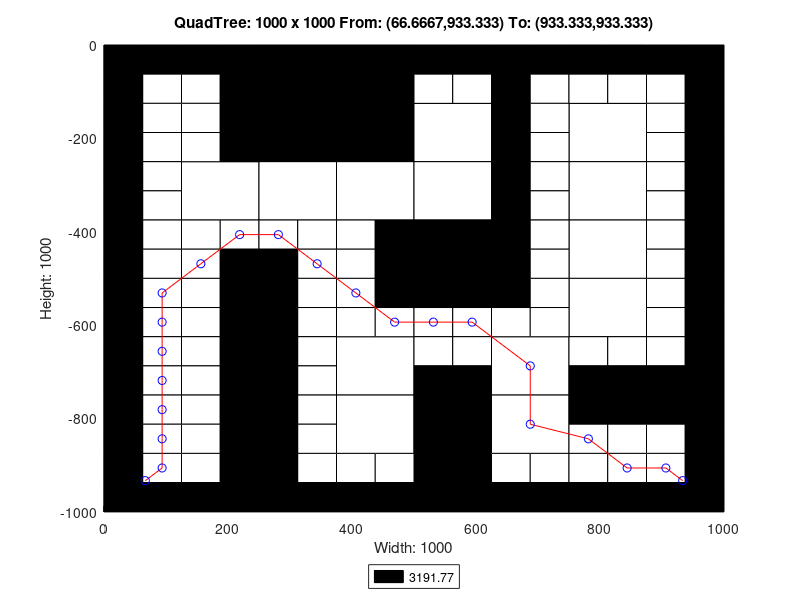

Write the MATLAB code that produced this figure.
axis([0 1000 -1000 0]);
title('QuadTree: 1000 x 1000 From: (66.6667,933.333) To: (933.333,933.333)');
xlabel('Width: 1000');
ylabel('Height: 1000');
rectangle('Position',[250 -250 250 250], 'FaceColor',[0 0 0]);
rectangle('Position',[125 -375 125 125], 'FaceColor',[1 1 1]);
rectangle('Position',[250 -375 125 125], 'FaceColor',[1 1 1]);
rectangle('Position',[375 -375 125 125], 'FaceColor',[1 1 1]);
rectangle('Position',[500 -250 125 125], 'FaceColor',[1 1 1]);
rectangle('Position',[750 -250 125 125], 'FaceColor',[1 1 1]);
rectangle('Position',[500 -375 125 125], 'FaceColor',[1 1 1]);
rectangle('Position',[500 -500 125 125], 'FaceColor',[0 0 0]);
rectangle('Position',[750 -375 125 125], 'FaceColor',[1 1 1]);
rectangle('Position',[750 -500 125 125], 'FaceColor',[1 1 1]);
rectangle('Position',[375 -750 125 125], 'FaceColor',[1 1 1]);
rectangle('Position',[375 -875 125 125], 'FaceColor',[1 1 1]);
rectangle('Position',[625 -750 125 125], 'FaceColor',[1 1 1]);
rectangle('Position',[750 -625 125 125], 'FaceColor',[1 1 1]);
rectangle('Position',[500 -875 125 125], 'FaceColor',[0 0 0]);
rectangle('Position',[625 -875 125 125], 'FaceColor',[1 1 1]);
rectangle('Position',[500 -1000 125 125], 'FaceColor',[0 0 0]);
rectangle('Position',[0 -62.5 62.5 62.5], 'FaceColor',[0 0 0]);
rectangle('Position',[62.5 -62.5 62.5 62.5], 'FaceColor',[0 0 0]);
rectangle('Position',[0 -125 62.5 62.5], 'FaceColor',[0 0 0]);
rectangle('Position',[62.5 -125 62.5 62.5], 'FaceColor',[1 1 1]);
rectangle('Position',[125 -62.5 62.5 62.5], 'FaceColor',[0 0 0]);
rectangle('Position',[187.5 -62.5 62.5 62.5], 'FaceColor',[0 0 0]);
rectangle('Position',[125 -125 62.5 62.5], 'FaceColor',[1 1 1]);
rectangle('Position',[187.5 -125 62.5 62.5], 'FaceColor',[0 0 0]);
rectangle('Position',[0 -187.5 62.5 62.5], 'FaceColor',[0 0 0]);
rectangle('Position',[62.5 -187.5 62.5 62.5], 'FaceColor',[1 1 1]);
rectangle('Position',[0 -250 62.5 62.5], 'FaceColor',[0 0 0]);
rectangle('Position',[62.5 -250 62.5 62.5], 'FaceColor',[1 1 1]);
rectangle('Position',[125 -187.5 62.5 62.5], 'FaceColor',[1 1 1]);
rectangle('Position',[187.5 -187.5 62.5 62.5], 'FaceColor',[0 0 0]);
rectangle('Position',[125 -250 62.5 62.5], 'FaceColor',[1 1 1]);
rectangle('Position',[187.5 -250 62.5 62.5], 'FaceColor',[0 0 0]);
rectangle('Position',[0 -312.5 62.5 62.5], 'FaceColor',[0 0 0]);
rectangle('Position',[62.5 -312.5 62.5 62.5], 'FaceColor',[1 1 1]);
rectangle('Position',[0 -375 62.5 62.5], 'FaceColor',[0 0 0]);
rectangle('Position',[62.5 -375 62.5 62.5], 'FaceColor',[1 1 1]);
rectangle('Position',[0 -437.5 62.5 62.5], 'FaceColor',[0 0 0]);
rectangle('Position',[62.5 -437.5 62.5 62.5], 'FaceColor',[1 1 1]);
rectangle('Position',[0 -500 62.5 62.5], 'FaceColor',[0 0 0]);
rectangle('Position',[62.5 -500 62.5 62.5], 'FaceColor',[1 1 1]);
rectangle('Position',[125 -437.5 62.5 62.5], 'FaceColor',[1 1 1]);
rectangle('Position',[187.5 -437.5 62.5 62.5], 'FaceColor',[1 1 1]);
rectangle('Position',[125 -500 62.5 62.5], 'FaceColor',[1 1 1]);
rectangle('Position',[187.5 -500 62.5 62.5], 'FaceColor',[0 0 0]);
rectangle('Position',[250 -437.5 62.5 62.5], 'FaceColor',[1 1 1]);
rectangle('Position',[312.5 -437.5 62.5 62.5], 'FaceColor',[1 1 1]);
rectangle('Position',[250 -500 62.5 62.5], 'FaceColor',[0 0 0]);
rectangle('Position',[312.5 -500 62.5 62.5], 'FaceColor',[1 1 1]);
rectangle('Position',[375 -437.5 62.5 62.5], 'FaceColor',[1 1 1]);
rectangle('Position',[437.5 -437.5 62.5 62.5], 'FaceColor',[0 0 0]);
rectangle('Position',[375 -500 62.5 62.5], 'FaceColor',[1 1 1]);
rectangle('Position',[437.5 -500 62.5 62.5], 'FaceColor',[0 0 0]);
rectangle('Position',[500 -62.5 62.5 62.5], 'FaceColor',[0 0 0]);
rectangle('Position',[562.5 -62.5 62.5 62.5], 'FaceColor',[0 0 0]);
rectangle('Position',[500 -125 62.5 62.5], 'FaceColor',[1 1 1]);
rectangle('Position',[562.5 -125 62.5 62.5], 'FaceColor',[1 1 1]);
rectangle('Position',[625 -62.5 62.5 62.5], 'FaceColor',[0 0 0]);
rectangle('Position',[687.5 -62.5 62.5 62.5], 'FaceColor',[0 0 0]);
rectangle('Position',[625 -125 62.5 62.5], 'FaceColor',[0 0 0]);
rectangle('Position',[687.5 -125 62.5 62.5], 'FaceColor',[1 1 1]);
rectangle('Position',[625 -187.5 62.5 62.5], 'FaceColor',[0 0 0]);
rectangle('Position',[687.5 -187.5 62.5 62.5], 'FaceColor',[1 1 1]);
rectangle('Position',[625 -250 62.5 62.5], 'FaceColor',[0 0 0]);
rectangle('Position',[687.5 -250 62.5 62.5], 'FaceColor',[1 1 1]);
rectangle('Position',[750 -62.5 62.5 62.5], 'FaceColor',[0 0 0]);
rectangle('Position',[812.5 -62.5 62.5 62.5], 'FaceColor',[0 0 0]);
rectangle('Position',[750 -125 62.5 62.5], 'FaceColor',[1 1 1]);
rectangle('Position',[812.5 -125 62.5 62.5], 'FaceColor',[1 1 1]);
rectangle('Position',[875 -62.5 62.5 62.5], 'FaceColor',[0 0 0]);
rectangle('Position',[937.5 -62.5 62.5 62.5], 'FaceColor',[0 0 0]);
rectangle('Position',[875 -125 62.5 62.5], 'FaceColor',[1 1 1]);
rectangle('Position',[937.5 -125 62.5 62.5], 'FaceColor',[0 0 0]);
rectangle('Position',[875 -187.5 62.5 62.5], 'FaceColor',[1 1 1]);
rectangle('Position',[937.5 -187.5 62.5 62.5], 'FaceColor',[0 0 0]);
rectangle('Position',[875 -250 62.5 62.5], 'FaceColor',[1 1 1]);
rectangle('Position',[937.5 -250 62.5 62.5], 'FaceColor',[0 0 0]);
rectangle('Position',[625 -312.5 62.5 62.5], 'FaceColor',[0 0 0]);
rectangle('Position',[687.5 -312.5 62.5 62.5], 'FaceColor',[1 1 1]);
rectangle('Position',[625 -375 62.5 62.5], 'FaceColor',[0 0 0]);
rectangle('Position',[687.5 -375 62.5 62.5], 'FaceColor',[1 1 1]);
rectangle('Position',[625 -437.5 62.5 62.5], 'FaceColor',[0 0 0]);
rectangle('Position',[687.5 -437.5 62.5 62.5], 'FaceColor',[1 1 1]);
rectangle('Position',[625 -500 62.5 62.5], 'FaceColor',[0 0 0]);
rectangle('Position',[687.5 -500 62.5 62.5], 'FaceColor',[1 1 1]);
rectangle('Position',[875 -312.5 62.5 62.5], 'FaceColor',[1 1 1]);
rectangle('Position',[937.5 -312.5 62.5 62.5], 'FaceColor',[0 0 0]);
rectangle('Position',[875 -375 62.5 62.5], 'FaceColor',[1 1 1]);
rectangle('Position',[937.5 -375 62.5 62.5], 'FaceColor',[0 0 0]);
rectangle('Position',[875 -437.5 62.5 62.5], 'FaceColor',[1 1 1]);
rectangle('Position',[937.5 -437.5 62.5 62.5], 'FaceColor',[0 0 0]);
rectangle('Position',[875 -500 62.5 62.5], 'FaceColor',[1 1 1]);
rectangle('Position',[937.5 -500 62.5 62.5], 'FaceColor',[0 0 0]);
rectangle('Position',[0 -562.5 62.5 62.5], 'FaceColor',[0 0 0]);
rectangle('Position',[62.5 -562.5 62.5 62.5], 'FaceColor',[1 1 1]);
rectangle('Position',[0 -625 62.5 62.5], 'FaceColor',[0 0 0]);
rectangle('Position',[62.5 -625 62.5 62.5], 'FaceColor',[1 1 1]);
rectangle('Position',[125 -562.5 62.5 62.5], 'FaceColor',[1 1 1]);
rectangle('Position',[187.5 -562.5 62.5 62.5], 'FaceColor',[0 0 0]);
rectangle('Position',[125 -625 62.5 62.5], 'FaceColor',[1 1 1]);
rectangle('Position',[187.5 -625 62.5 62.5], 'FaceColor',[0 0 0]);
rectangle('Position',[0 -687.5 62.5 62.5], 'FaceColor',[0 0 0]);
rectangle('Position',[62.5 -687.5 62.5 62.5], 'FaceColor',[1 1 1]);
rectangle('Position',[0 -750 62.5 62.5], 'FaceColor',[0 0 0]);
rectangle('Position',[62.5 -750 62.5 62.5], 'FaceColor',[1 1 1]);
rectangle('Position',[125 -687.5 62.5 62.5], 'FaceColor',[1 1 1]);
rectangle('Position',[187.5 -687.5 62.5 62.5], 'FaceColor',[0 0 0]);
rectangle('Position',[125 -750 62.5 62.5], 'FaceColor',[1 1 1]);
rectangle('Position',[187.5 -750 62.5 62.5], 'FaceColor',[0 0 0]);
rectangle('Position',[250 -562.5 62.5 62.5], 'FaceColor',[0 0 0]);
rectangle('Position',[312.5 -562.5 62.5 62.5], 'FaceColor',[1 1 1]);
rectangle('Position',[250 -625 62.5 62.5], 'FaceColor',[0 0 0]);
rectangle('Position',[312.5 -625 62.5 62.5], 'FaceColor',[1 1 1]);
rectangle('Position',[375 -562.5 62.5 62.5], 'FaceColor',[1 1 1]);
rectangle('Position',[437.5 -562.5 62.5 62.5], 'FaceColor',[0 0 0]);
rectangle('Position',[375 -625 62.5 62.5], 'FaceColor',[1 1 1]);
rectangle('Position',[437.5 -625 62.5 62.5], 'FaceColor',[1 1 1]);
rectangle('Position',[250 -687.5 62.5 62.5], 'FaceColor',[0 0 0]);
rectangle('Position',[312.5 -687.5 62.5 62.5], 'FaceColor',[1 1 1]);
rectangle('Position',[250 -750 62.5 62.5], 'FaceColor',[0 0 0]);
rectangle('Position',[312.5 -750 62.5 62.5], 'FaceColor',[1 1 1]);
rectangle('Position',[0 -812.5 62.5 62.5], 'FaceColor',[0 0 0]);
rectangle('Position',[62.5 -812.5 62.5 62.5], 'FaceColor',[1 1 1]);
rectangle('Position',[0 -875 62.5 62.5], 'FaceColor',[0 0 0]);
rectangle('Position',[62.5 -875 62.5 62.5], 'FaceColor',[1 1 1]);
rectangle('Position',[125 -812.5 62.5 62.5], 'FaceColor',[1 1 1]);
rectangle('Position',[187.5 -812.5 62.5 62.5], 'FaceColor',[0 0 0]);
rectangle('Position',[125 -875 62.5 62.5], 'FaceColor',[1 1 1]);
rectangle('Position',[187.5 -875 62.5 62.5], 'FaceColor',[0 0 0]);
rectangle('Position',[0 -937.5 62.5 62.5], 'FaceColor',[0 0 0]);
rectangle('Position',[62.5 -937.5 62.5 62.5], 'FaceColor',[1 1 1]);
rectangle('Position',[0 -1000 62.5 62.5], 'FaceColor',[0 0 0]);
rectangle('Position',[62.5 -1000 62.5 62.5], 'FaceColor',[0 0 0]);
rectangle('Position',[125 -937.5 62.5 62.5], 'FaceColor',[1 1 1]);
rectangle('Position',[187.5 -937.5 62.5 62.5], 'FaceColor',[0 0 0]);
rectangle('Position',[125 -1000 62.5 62.5], 'FaceColor',[0 0 0]);
rectangle('Position',[187.5 -1000 62.5 62.5], 'FaceColor',[0 0 0]);
rectangle('Position',[250 -812.5 62.5 62.5], 'FaceColor',[0 0 0]);
rectangle('Position',[312.5 -812.5 62.5 62.5], 'FaceColor',[1 1 1]);
rectangle('Position',[250 -875 62.5 62.5], 'FaceColor',[0 0 0]);
rectangle('Position',[312.5 -875 62.5 62.5], 'FaceColor',[1 1 1]);
rectangle('Position',[250 -937.5 62.5 62.5], 'FaceColor',[0 0 0]);
rectangle('Position',[312.5 -937.5 62.5 62.5], 'FaceColor',[1 1 1]);
rectangle('Position',[250 -1000 62.5 62.5], 'FaceColor',[0 0 0]);
rectangle('Position',[312.5 -1000 62.5 62.5], 'FaceColor',[0 0 0]);
rectangle('Position',[375 -937.5 62.5 62.5], 'FaceColor',[1 1 1]);
rectangle('Position',[437.5 -937.5 62.5 62.5], 'FaceColor',[1 1 1]);
rectangle('Position',[375 -1000 62.5 62.5], 'FaceColor',[0 0 0]);
rectangle('Position',[437.5 -1000 62.5 62.5], 'FaceColor',[0 0 0]);
rectangle('Position',[500 -562.5 62.5 62.5], 'FaceColor',[0 0 0]);
rectangle('Position',[562.5 -562.5 62.5 62.5], 'FaceColor',[0 0 0]);
rectangle('Position',[500 -625 62.5 62.5], 'FaceColor',[1 1 1]);
rectangle('Position',[562.5 -625 62.5 62.5], 'FaceColor',[1 1 1]);
rectangle('Position',[625 -562.5 62.5 62.5], 'FaceColor',[0 0 0]);
rectangle('Position',[687.5 -562.5 62.5 62.5], 'FaceColor',[1 1 1]);
rectangle('Position',[625 -625 62.5 62.5], 'FaceColor',[1 1 1]);
rectangle('Position',[687.5 -625 62.5 62.5], 'FaceColor',[1 1 1]);
rectangle('Position',[500 -687.5 62.5 62.5], 'FaceColor',[1 1 1]);
rectangle('Position',[562.5 -687.5 62.5 62.5], 'FaceColor',[1 1 1]);
rectangle('Position',[500 -750 62.5 62.5], 'FaceColor',[0 0 0]);
rectangle('Position',[562.5 -750 62.5 62.5], 'FaceColor',[0 0 0]);
rectangle('Position',[875 -562.5 62.5 62.5], 'FaceColor',[1 1 1]);
rectangle('Position',[937.5 -562.5 62.5 62.5], 'FaceColor',[0 0 0]);
rectangle('Position',[875 -625 62.5 62.5], 'FaceColor',[1 1 1]);
rectangle('Position',[937.5 -625 62.5 62.5], 'FaceColor',[0 0 0]);
rectangle('Position',[750 -687.5 62.5 62.5], 'FaceColor',[1 1 1]);
rectangle('Position',[812.5 -687.5 62.5 62.5], 'FaceColor',[1 1 1]);
rectangle('Position',[750 -750 62.5 62.5], 'FaceColor',[0 0 0]);
rectangle('Position',[812.5 -750 62.5 62.5], 'FaceColor',[0 0 0]);
rectangle('Position',[875 -687.5 62.5 62.5], 'FaceColor',[1 1 1]);
rectangle('Position',[937.5 -687.5 62.5 62.5], 'FaceColor',[0 0 0]);
rectangle('Position',[875 -750 62.5 62.5], 'FaceColor',[0 0 0]);
rectangle('Position',[937.5 -750 62.5 62.5], 'FaceColor',[0 0 0]);
rectangle('Position',[625 -937.5 62.5 62.5], 'FaceColor',[1 1 1]);
rectangle('Position',[687.5 -937.5 62.5 62.5], 'FaceColor',[1 1 1]);
rectangle('Position',[625 -1000 62.5 62.5], 'FaceColor',[0 0 0]);
rectangle('Position',[687.5 -1000 62.5 62.5], 'FaceColor',[0 0 0]);
rectangle('Position',[750 -812.5 62.5 62.5], 'FaceColor',[0 0 0]);
rectangle('Position',[812.5 -812.5 62.5 62.5], 'FaceColor',[0 0 0]);
rectangle('Position',[750 -875 62.5 62.5], 'FaceColor',[1 1 1]);
rectangle('Position',[812.5 -875 62.5 62.5], 'FaceColor',[1 1 1]);
rectangle('Position',[875 -812.5 62.5 62.5], 'FaceColor',[0 0 0]);
rectangle('Position',[937.5 -812.5 62.5 62.5], 'FaceColor',[0 0 0]);
rectangle('Position',[875 -875 62.5 62.5], 'FaceColor',[1 1 1]);
rectangle('Position',[937.5 -875 62.5 62.5], 'FaceColor',[0 0 0]);
rectangle('Position',[750 -937.5 62.5 62.5], 'FaceColor',[1 1 1]);
rectangle('Position',[812.5 -937.5 62.5 62.5], 'FaceColor',[1 1 1]);
rectangle('Position',[750 -1000 62.5 62.5], 'FaceColor',[0 0 0]);
rectangle('Position',[812.5 -1000 62.5 62.5], 'FaceColor',[0 0 0]);
rectangle('Position',[875 -937.5 62.5 62.5], 'FaceColor',[1 1 1]);
rectangle('Position',[937.5 -937.5 62.5 62.5], 'FaceColor',[0 0 0]);
rectangle('Position',[875 -1000 62.5 62.5], 'FaceColor',[0 0 0]);
rectangle('Position',[937.5 -1000 62.5 62.5], 'FaceColor',[0 0 0]);
X=[933.333,906.25,843.75,781.25,687.5,687.5,593.75,531.25,468.75,406.25,343.75,281.25,218.75,156.25,93.75,93.75,93.75,93.75,93.75,93.75,93.75,66.6667];
Y=[-933.333,-906.25,-906.25,-843.75,-812.5,-687.5,-593.75,-593.75,-593.75,-531.25,-468.75,-406.25,-406.25,-468.75,-531.25,-593.75,-656.25,-718.75,-781.25,-843.75,-906.25,-933.333];
hold on;
plot(X,Y,'r');
plot(X,Y,'bo');
legend('3191.77','Location','southoutside');
